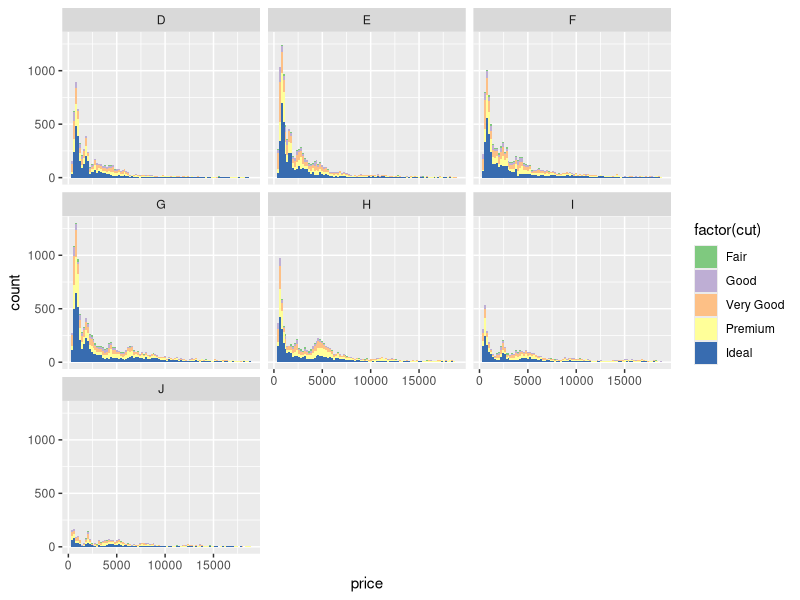
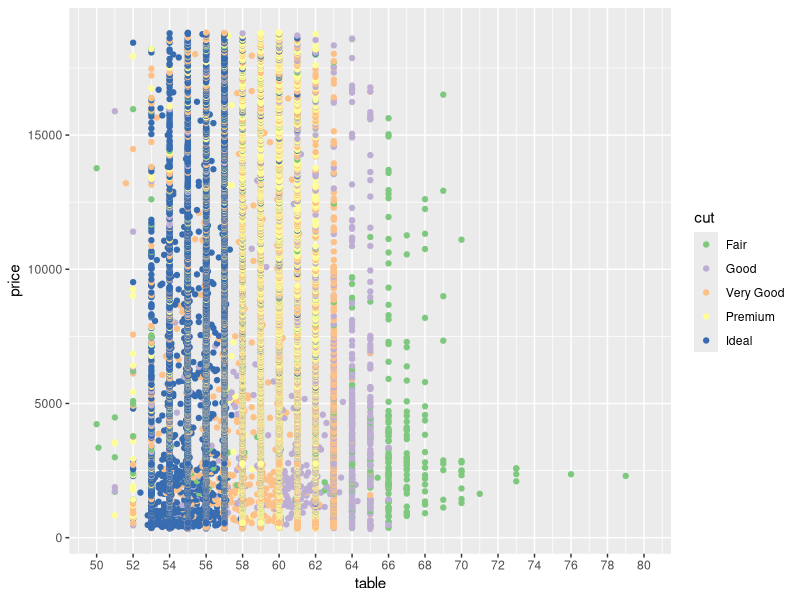
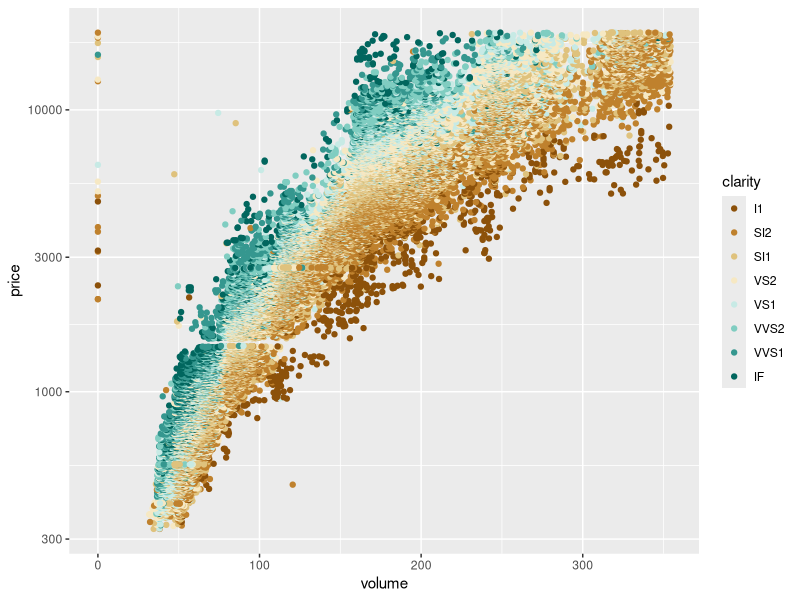
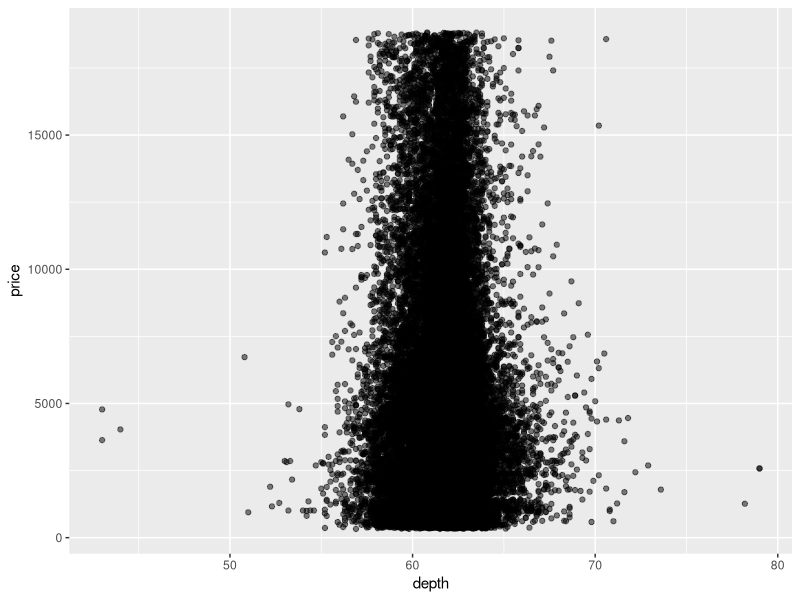
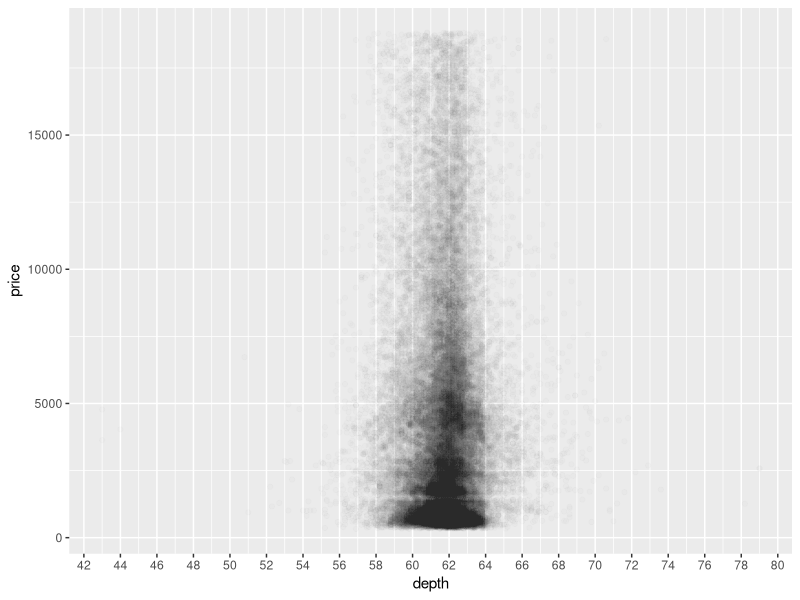
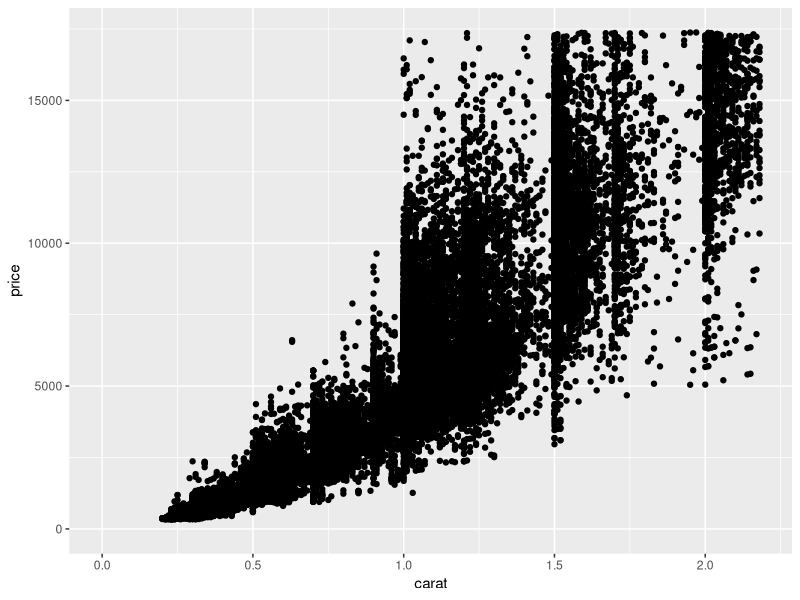
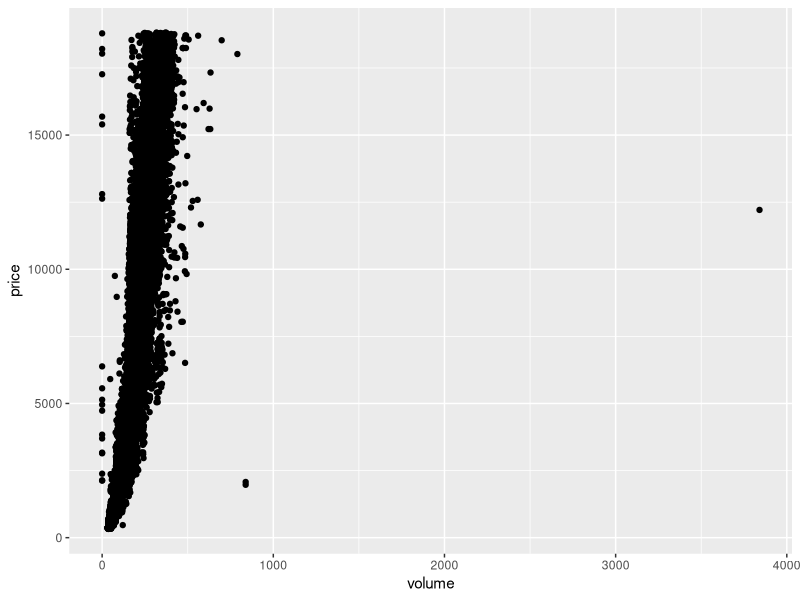
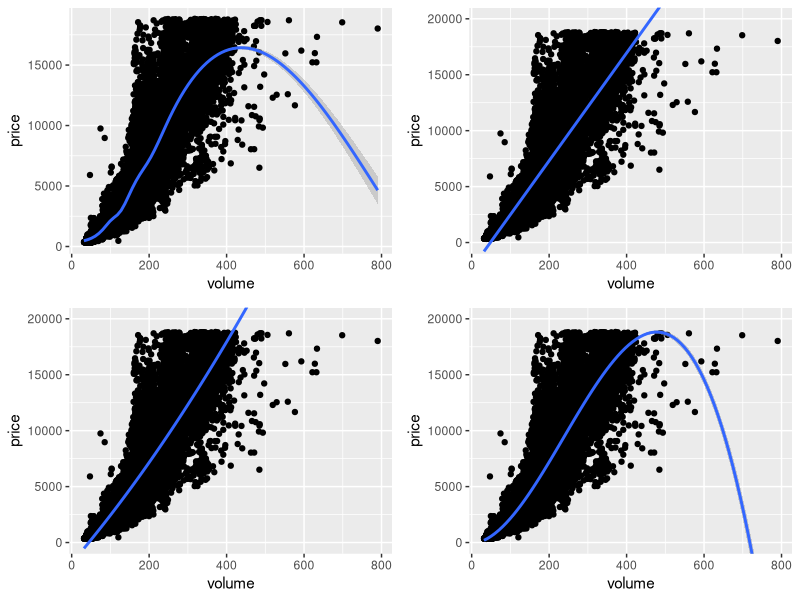

These charts were generated, in order, by the following R code: (Note: this script raises an error after producing the figures.)
## ---- chunk 1
setwd("~/GitHub/Udacity/EDA_Course_Materials/lesson5")
library(ggplot2)
ggplot(diamonds, aes(x = price, fill = factor(cut))) +
    geom_histogram(binwidth = 200) +
    facet_wrap( ~ color) +
    scale_fill_brewer(type = 'qual')
## ---- chunk 2
ggplot(diamonds, aes(x = table, y = price, color = cut)) +
    geom_point() +
    scale_color_brewer(type = 'qual') +
    scale_x_continuous(breaks = seq(50,80,2), lim = c(50,80)) 
## ---- chunk 3
diamonds$volume = diamonds$x * diamonds$y * diamonds$z
ggplot(diamonds, aes(x = volume, y = price, color = clarity)) +
    geom_point() +
    scale_y_log10() +
    scale_color_brewer(type = 'div') +
    xlim(0, quantile(diamonds$volume, 0.99))

## ---- chunk 4
ggplot(data = diamonds, aes(x = depth,y = price)) +
  geom_point(alpha= 0.5)
## ---- chunk 5
ggplot(data = diamonds, aes(x = depth,y = price)) +
  geom_point(alpha= 0.01) +
  scale_x_continuous(breaks = seq(0,80,2))
  
## ---- chunk 6

with(diamonds, cor.test(x= depth, y = price, method = "pearson"))

## ---- chunk 7

ggplot(data = diamonds,aes(x = carat, y = price)) + 
  xlim(0,quantile(diamonds$carat,0.99)) +
  ylim(0,quantile(diamonds$price,0.99)) +
  geom_point()

## ---- chunk 8

diamonds$volume <- diamonds$x*diamonds$y*diamonds$z

head(diamonds,3)

ggplot(data = diamonds, aes(x = volume, y = price)) +
  geom_point()

# Some outliers with zero volume

sum(diamonds$volume == 0)

diamonds[diamonds$volume == 0,]

## ---- chunk 9
with(subset(diamonds, (volume > 0) & (volume <= 800)),cor.test(volume,price))
## ---- chunk 10

p1 <- ggplot(data = subset(diamonds, (volume > 0) & (volume <= 800)),
       aes(x = volume, y = price)) +
  geom_point() 

# Default smoother
p2 <- p1 + geom_smooth()

# looking at a linear fit,
p3 <- p1 + stat_smooth(method = "lm", formula = y ~ x, size = 1) + coord_cartesian(ylim = c(0,20000))

# Looking at polynimoal functions of order 2
p4 <- p1 + stat_smooth(method = "lm", formula = y ~ poly(x, 2), size = 1) + coord_cartesian(ylim = c(0,20000))

# Looking at polynimoal functions of order 3
p5 <- p1 + stat_smooth(method = "lm", formula = y ~ poly(x, 3), size = 1) + coord_cartesian(ylim = c(0,20000))

library(gridExtra)
## Loading required package: grid

grid.arrange(p2,p3,p4,p5,ncol =2)

## ---- chunk 11
diamondsByClarity <- diamonds %.%
  group_by(clarity) %.%
  summarise(mean_price = mean(price), 
            median_price = median(price), 
            min_price = min(price), 
            max_price = max(price), 
            n= n())

diamondsByClarity

## ---- chunk 12
diamonds_by_clarity <- group_by(diamonds, clarity)
diamonds_mp_by_clarity <- summarise(diamonds_by_clarity, mean_price = mean(price))

diamonds_by_color <- group_by(diamonds, color)
diamonds_mp_by_color <- summarise(diamonds_by_color, mean_price = mean(price))

p1  <- ggplot(diamonds_mp_by_clarity, aes(x = clarity, y = mean_price, fill= clarity)) +
  geom_bar(stat = "identity")

p2 <- ggplot(diamonds_mp_by_color, aes(x = color, y = mean_price, fill= color)) +
  geom_bar(stat = "identity")

grid.arrange(p1,p2, ncol =2)

## ---- chunk 13
diamonds_by_cut <- group_by(diamonds, cut)
diamonds_mp_by_cut <- summarise(diamonds_by_cut, mean_price = mean(price))

ggplot(diamonds_mp_by_cut, aes(x = cut, y = mean_price, fill= cut)) +
  geom_bar(stat = "identity")
  
